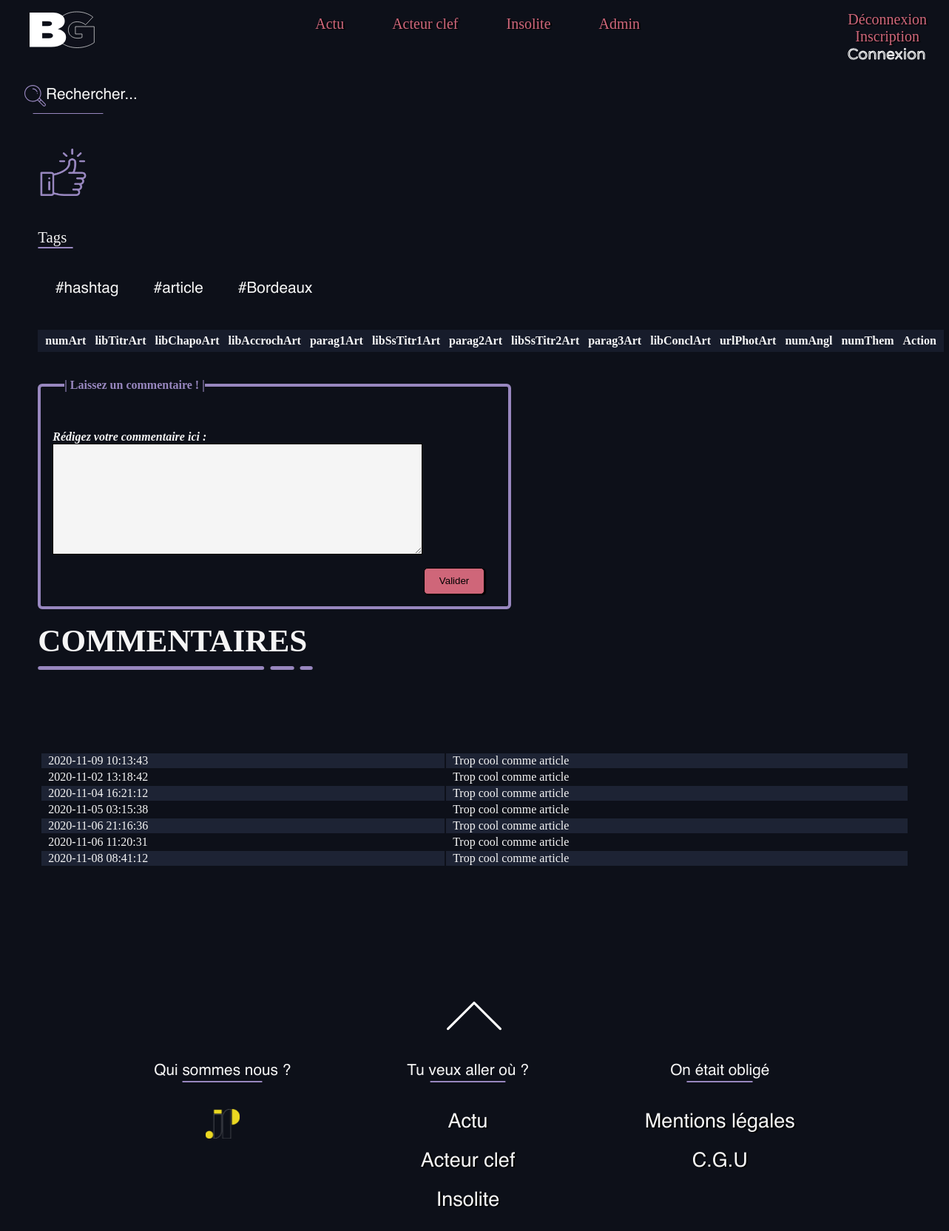
The page /front/html/template_article.php on the database its author committed.
### tables this page shows
CREATE TABLE `COMMENT` (
  `numSeqCom` int(10) NOT NULL,
  `numArt` int(8) NOT NULL,
  `dtCreCom` datetime DEFAULT NULL,
  `libCom` text NOT NULL,
  `attModOK` tinyint(1) DEFAULT '0',
  `affComOK` tinyint(1) DEFAULT '0',
  `notifComKOAff` text,
  `delLogiq` tinyint(1) DEFAULT '0',
  `numMemb` int(10) NOT NULL
);

### CLASS_CRUD/comment.class.php (called while the page is built, shortened)
<?php
require_once __DIR__ . '../../CONNECT/database.php';
class COMMENT
{
	function get_SomeCom1()
    {
        global $db;
		$query = 'SELECT * FROM COMMENT WHERE affComOk = "1" AND numArt = "1"';
        $result = $db->query($query);
        $allStatuts = $result->fetchAll();
        return ($allStatuts);
    }
}

### back/comment/viewCommentSite1.php (the view, shortened to what this page needs)
<?
require_once __DIR__ . '/../../CLASS_CRUD/comment.class.php';
$monStatutCom = new COMMENT;
?>
<!DOCTYPE html>
<html lang="fr">
<head>
    <link href="../../back/css/style.css" rel="stylesheet" type="text/css" />
</head>
<body>
    <br>
<h2>COMMENTAIRES</h2>
<img class="soulignage2" src="../../front/assets/icons/soulignage.svg">
<table border="3" bgcolor="aliceblue" class="table_comment">
<tbody>
<?
$allStatuts = $monStatutCom->get_SomeCom1();
foreach($allStatuts as $row) {
?>
    <tr>
    <td>&nbsp; <?php echo $row["dtCreCom"]; ?> &nbsp;</td>
    <td>&nbsp; <?php echo $row["libCom"]; ?> &nbsp;</td>
    <br /></td>
    </tr>
<?
}
?>
</tbody>
</table>
<br><br>
</body>
</html>

### front/css/base.css (style rules this page uses)
* { margin: 0; padding: 0; }
html { overflow-y: scroll; scroll-behavior: smooth; }
body { background-color: #0D1019; margin: 0 4%; }
h2 { font-family: "Gotham rounded book"; color: #F5F5F5; font-size: 270%; }

### front/css/hacktu.css (style rules this page uses)
* { margin: 0; padding: 0; }
body { background-color: #0D1019; margin: 0 4%; }
h2 { font-family: "Gotham rounded book"; color: #F5F5F5; font-size: 270%; margin: 0; padding-bottom: 10px; }

### front/css/insolite.css (style rules this page uses)
.soulignage2 { width: 29vw; }

### back/css/style.css (style rules this page uses)
body { background-color: #0D1019; color: #F5F5F5; padding-top: 60px; padding-bottom: 40px; font-family: "Gotham rounded book"; }
h2 { font-family: "Gotham rounded book"; }
table { background-color: #171c2b; border-color: rgba(255, 255, 0, 0); border-collapse:inherit; box-shadow: 0; }
tbody tr:nth-child(odd) { background-color:#1d2334; }
tbody tr:nth-child(even) { background-color:#0D1019; }
td { border-color: #171c2b00; }
.table_comment { background-color: #171c2b00; border-color: rgba(255, 255, 0, 0); border-collapse:inherit; box-shadow: 0; width: 100%; }

### rows shown on the page
comment: dtCreCom "2020-11-09 10:13:43", libCom "Trop cool comme article"
comment: dtCreCom "2020-11-02 13:18:42", libCom "Trop cool comme article"
comment: dtCreCom "2020-11-04 16:21:12", libCom "Trop cool comme article"
comment: dtCreCom "2020-11-05 03:15:38", libCom "Trop cool comme article"
comment: dtCreCom "2020-11-06 21:16:36", libCom "Trop cool comme article"
comment: dtCreCom "2020-11-06 11:20:31", libCom "Trop cool comme article"
comment: dtCreCom "2020-11-08 08:41:12", libCom "Trop cool comme article"
